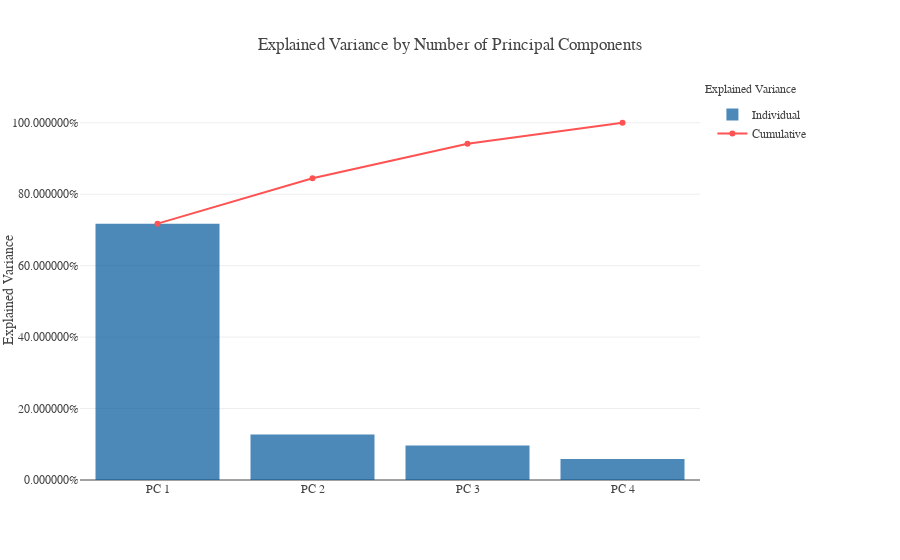

Notebook code cell kept with this figure:
### Markdown cell above
> *It takes about 3 principal components to explain 90.2% of the variance.*

### Code cell
# Bar plot 
p1 = dict(
    type='bar',
    x=['PC %s' %i for i in range(1,6)],
    y=exp_variance,
    opacity=0.7, 
    marker=dict(color='rgb(1, 87, 155)'),
    name='Individual'
)

# Scatter plot
p2 = dict(
    type='scatter',
    x=['PC %s' %i for i in range(1,6)], 
    y=cum_exp_variance,
    marker=dict(color='rgb(255, 82, 82)'),
    name='Cumulative'
)

data = [p1, p2]

layout=dict(
    title='Explained Variance by Number of Principal Components',
    yaxis=dict(
        title='Explained Variance',
        tickformat="%",
        hoverformat = '.1%'),
    margin = dict(r = 200),
    font=dict(family='Courier New, monospace',
                            color='dark gray'),
    annotations=list([
        dict(x=1.16,
             y=1.05,
             xref='paper',
             yref='paper',
             text='Explained Variance',
             showarrow=False,
        )
    ])
)

fig = dict(data=data, layout=layout)

# Plot it
py.offline.iplot(fig)

### Figure 1 — Plotly figure (JSON) as saved in the notebook; plotly's stock layout.template omitted (floating-point values rounded to 4 significant figures)
{"data": [{"marker": {"color": "rgb(1, 87, 155)"}, "name": "Individual", "opacity": 0.7, "type": "bar", "uid": "a3200936-650c-4666-97bb-69ec1d6964fa", "x": ["PC 1", "PC 2", "PC 3", "PC 4", "PC 5"], "y": [0.7176, 0.1272, 0.09652, 0.05866]}, {"marker": {"color": "rgb(255, 82, 82)"}, "name": "Cumulative", "type": "scatter", "uid": "0eab04c9-694f-4978-beb4-4e46166cda59", "x": ["PC 1", "PC 2", "PC 3", "PC 4", "PC 5"], "y": [0.7176, 0.8448, 0.9413, 1.0]}], "layout": {"annotations": [{"showarrow": false, "text": "Explained Variance", "x": 1.16, "xref": "paper", "y": 1.05, "yref": "paper"}], "font": {"color": "dark gray", "family": "Courier New, monospace"}, "margin": {"r": 200}, "title": {"text": "Explained Variance by Number of Principal Components"}, "yaxis": {"hoverformat": ".1%", "tickformat": "%", "title": {"text": "Explained Variance"}}}}
